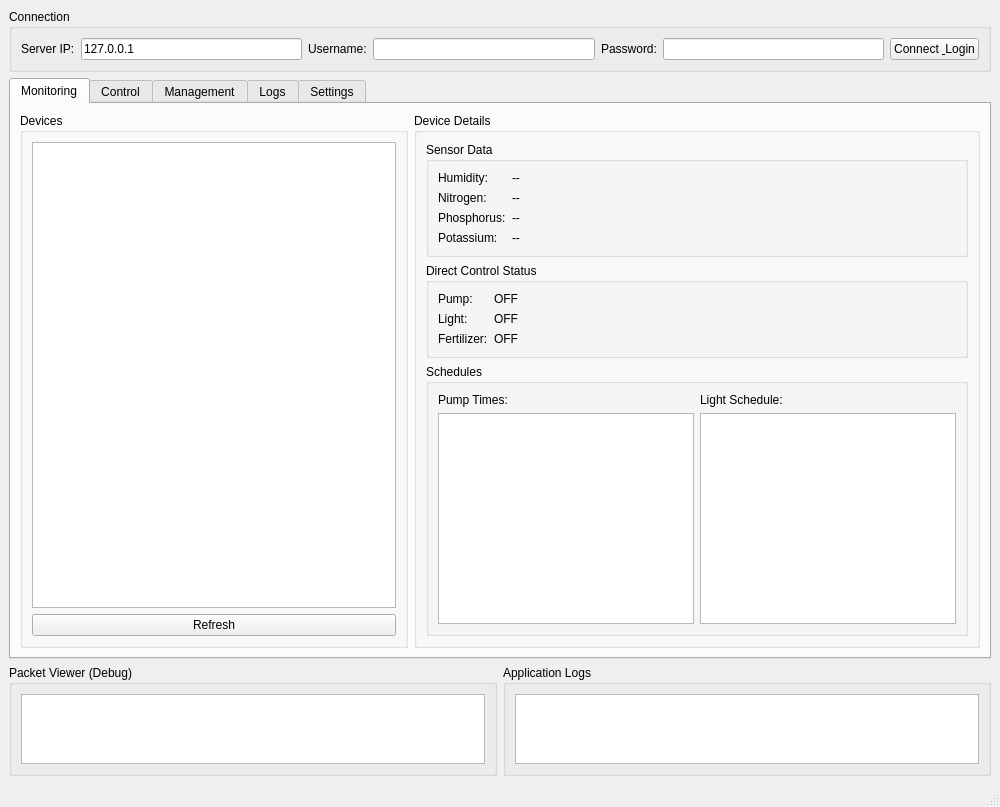
<?xml version="1.0" encoding="UTF-8"?>
<ui version="4.0">
 <class>MainWindow</class>
 <widget class="QMainWindow" name="MainWindow">
  <property name="geometry">
   <rect>
    <x>0</x>
    <y>0</y>
    <width>1000</width>
    <height>800</height>
   </rect>
  </property>
  <property name="windowTitle">
   <string>IoT Garden Client</string>
  </property>
  
  <widget class="QWidget" name="centralwidget">
   <layout class="QVBoxLayout" name="verticalLayout">
    
    <!-- Connection Section -->
    <item>
     <widget class="QGroupBox" name="groupConnection">
      <property name="title">
       <string>Connection</string>
      </property>
      <layout class="QHBoxLayout" name="connectionLayout">
       <item>
        <widget class="QLabel" name="labelServerIP">
         <property name="text">
          <string>Server IP:</string>
         </property>
        </widget>
       </item>
       <item>
        <widget class="QLineEdit" name="editServerIP">
         <property name="text">
          <string>127.0.0.1</string>
         </property>
        </widget>
       </item>
       <item>
        <widget class="QLabel" name="labelUsername">
         <property name="text">
          <string>Username:</string>
         </property>
        </widget>
       </item>
       <item>
        <widget class="QLineEdit" name="editUsername"/>
       </item>
       <item>
        <widget class="QLabel" name="labelPassword">
         <property name="text">
          <string>Password:</string>
         </property>
        </widget>
       </item>
       <item>
        <widget class="QLineEdit" name="editPassword">
         <property name="echoMode">
          <enum>QLineEdit::Password</enum>
         </property>
        </widget>
       </item>
       <item>
        <widget class="QPushButton" name="btnConnectLogin">
         <property name="text">
          <string>Connect &amp; Login</string>
         </property>
        </widget>
       </item>
      </layout>
     </widget>
    </item>
    
    <!-- Main Tabs -->
    <item>
     <widget class="QTabWidget" name="tabWidget">
      <property name="maximumHeight">
       <number>600</number>
      </property>
      
      <!-- Tab 1: Monitoring -->
      <widget class="QWidget" name="tabMonitoring">
       <attribute name="title">
        <string>Monitoring</string>
       </attribute>
       <layout class="QHBoxLayout" name="monitoringLayout">
        
        <!-- Device List -->
        <item>
         <widget class="QGroupBox" name="groupDeviceList">
          <property name="title">
           <string>Devices</string>
          </property>
          <property name="maximumWidth">
           <number>200</number>
          </property>
          <layout class="QVBoxLayout">
           <item>
            <widget class="QListWidget" name="deviceList"/>
           </item>
           <item>
            <widget class="QPushButton" name="btnRefreshDevices">
             <property name="text">
              <string>Refresh</string>
             </property>
            </widget>
           </item>
          </layout>
         </widget>
        </item>
        
        <!-- Device Details -->
        <item>
         <widget class="QGroupBox" name="groupDeviceDetails">
          <property name="title">
           <string>Device Details</string>
          </property>
          <layout class="QVBoxLayout">
           
           <!-- Sensor Data -->
           <item>
            <widget class="QGroupBox" name="groupSensorData">
             <property name="title">
              <string>Sensor Data</string>
             </property>
             <layout class="QFormLayout">
              <item row="0" column="0">
               <widget class="QLabel"><property name="text"><string>Humidity:</string></property></widget>
              </item>
              <item row="0" column="1">
               <widget class="QLabel" name="lblHumidity"><property name="text"><string>--</string></property></widget>
              </item>
              <item row="1" column="0">
               <widget class="QLabel"><property name="text"><string>Nitrogen:</string></property></widget>
              </item>
              <item row="1" column="1">
               <widget class="QLabel" name="lblNLevel"><property name="text"><string>--</string></property></widget>
              </item>
              <item row="2" column="0">
               <widget class="QLabel"><property name="text"><string>Phosphorus:</string></property></widget>
              </item>
              <item row="2" column="1">
               <widget class="QLabel" name="lblPLevel"><property name="text"><string>--</string></property></widget>
              </item>
              <item row="3" column="0">
               <widget class="QLabel"><property name="text"><string>Potassium:</string></property></widget>
              </item>
              <item row="3" column="1">
               <widget class="QLabel" name="lblKLevel"><property name="text"><string>--</string></property></widget>
              </item>
             </layout>
            </widget>
           </item>
           
           <!-- Direct Control Status -->
           <item>
            <widget class="QGroupBox" name="groupDirectStatus">
             <property name="title">
              <string>Direct Control Status</string>
             </property>
             <layout class="QFormLayout">
              <item row="0" column="0">
               <widget class="QLabel"><property name="text"><string>Pump:</string></property></widget>
              </item>
              <item row="0" column="1">
               <widget class="QLabel" name="lblPumpStatus"><property name="text"><string>OFF</string></property></widget>
              </item>
              <item row="1" column="0">
               <widget class="QLabel"><property name="text"><string>Light:</string></property></widget>
              </item>
              <item row="1" column="1">
               <widget class="QLabel" name="lblLightStatus"><property name="text"><string>OFF</string></property></widget>
              </item>
              <item row="2" column="0">
               <widget class="QLabel"><property name="text"><string>Fertilizer:</string></property></widget>
              </item>
              <item row="2" column="1">
               <widget class="QLabel" name="lblFertStatus"><property name="text"><string>OFF</string></property></widget>
              </item>
             </layout>
            </widget>
           </item>
           
           <!-- Schedules -->
           <item>
            <widget class="QGroupBox" name="groupSchedules">
             <property name="title">
              <string>Schedules</string>
             </property>
             <layout class="QHBoxLayout">
              <item>
               <layout class="QVBoxLayout">
                <item>
                 <widget class="QLabel"><property name="text"><string>Pump Times:</string></property></widget>
                </item>
                <item>
                 <widget class="QListWidget" name="lstPumpSchedule"/>
                </item>
               </layout>
              </item>
              <item>
               <layout class="QVBoxLayout">
                <item>
                 <widget class="QLabel"><property name="text"><string>Light Schedule:</string></property></widget>
                </item>
                <item>
                 <widget class="QListWidget" name="lstLightSchedule"/>
                </item>
               </layout>
              </item>
             </layout>
            </widget>
           </item>
           
          </layout>
         </widget>
        </item>
        
       </layout>
      </widget>
      
      <!-- Tab 2: Control -->
      <widget class="QWidget" name="tabControl">
       <attribute name="title">
        <string>Control</string>
       </attribute>
       <layout class="QVBoxLayout">
        
        <!-- Device Selection -->
        <item>
         <layout class="QHBoxLayout">
          <item>
           <widget class="QLabel">
            <property name="text"><string>Device:</string></property>
           </widget>
          </item>
          <item>
           <widget class="QComboBox" name="comboControlDevice"/>
          </item>
         </layout>
        </item>
        
        <!-- Pump Schedule -->
        <item>
         <widget class="QGroupBox" name="groupPumpSchedule">
          <property name="title">
           <string>Pump Schedule</string>
          </property>
          <layout class="QHBoxLayout">
           <item>
            <widget class="QListWidget" name="lstPumpTimes"/>
           </item>
           <item>
            <layout class="QVBoxLayout">
             <item>
              <widget class="QTimeEdit" name="timePump">
               <property name="displayFormat">
                <string>HH:mm</string>
               </property>
              </widget>
             </item>
             <item>
              <widget class="QPushButton" name="btnAddPumpTime">
               <property name="text"><string>Add Time</string></property>
              </widget>
             </item>
             <item>
              <widget class="QPushButton" name="btnRemovePumpTime">
               <property name="text"><string>Remove Time</string></property>
              </widget>
             </item>
             <item>
              <widget class="QPushButton" name="btnApplyPumpSchedule">
               <property name="text"><string>Apply Schedule</string></property>
              </widget>
             </item>
             <item>
              <spacer><property name="orientation"><enum>Qt::Vertical</enum></property></spacer>
             </item>
            </layout>
           </item>
          </layout>
         </widget>
        </item>
        
        <!-- Light Schedule -->
        <item>
         <widget class="QGroupBox" name="groupLightSchedule">
          <property name="title">
           <string>Light Schedule</string>
          </property>
          <layout class="QHBoxLayout">
           <item>
            <widget class="QListWidget" name="lstLightPairs"/>
           </item>
           <item>
            <layout class="QVBoxLayout">
             <item>
              <widget class="QLabel"><property name="text"><string>ON Time:</string></property></widget>
             </item>
             <item>
              <widget class="QTimeEdit" name="timeLightOn">
               <property name="displayFormat"><string>HH:mm</string></property>
              </widget>
             </item>
             <item>
              <widget class="QLabel"><property name="text"><string>OFF Time:</string></property></widget>
             </item>
             <item>
              <widget class="QTimeEdit" name="timeLightOff">
               <property name="displayFormat"><string>HH:mm</string></property>
              </widget>
             </item>
             <item>
              <widget class="QPushButton" name="btnAddLightPair">
               <property name="text"><string>Add Pair</string></property>
              </widget>
             </item>
             <item>
              <widget class="QPushButton" name="btnRemoveLightPair">
               <property name="text"><string>Remove Pair</string></property>
              </widget>
             </item>
             <item>
              <widget class="QPushButton" name="btnApplyLightSchedule">
               <property name="text"><string>Apply Schedule</string></property>
              </widget>
             </item>
             <item>
              <spacer><property name="orientation"><enum>Qt::Vertical</enum></property></spacer>
             </item>
            </layout>
           </item>
          </layout>
         </widget>
        </item>
        
        <!-- Direct Control -->
        <item>
         <widget class="QGroupBox" name="groupDirectControl">
          <property name="title">
           <string>Direct Control</string>
          </property>
          <layout class="QHBoxLayout">
           <item>
            <layout class="QVBoxLayout">
             <item><widget class="QLabel"><property name="text"><string>Pump</string></property></widget></item>
             <item><widget class="QPushButton" name="btnPumpOn"><property name="text"><string>ON</string></property></widget></item>
             <item><widget class="QPushButton" name="btnPumpOff"><property name="text"><string>OFF</string></property></widget></item>
            </layout>
           </item>
           <item>
            <layout class="QVBoxLayout">
             <item><widget class="QLabel"><property name="text"><string>Light</string></property></widget></item>
             <item><widget class="QPushButton" name="btnLightOn"><property name="text"><string>ON</string></property></widget></item>
             <item><widget class="QPushButton" name="btnLightOff"><property name="text"><string>OFF</string></property></widget></item>
            </layout>
           </item>
           <item>
            <layout class="QVBoxLayout">
             <item><widget class="QLabel"><property name="text"><string>Fertilizer</string></property></widget></item>
             <item><widget class="QPushButton" name="btnFertOn"><property name="text"><string>ON</string></property></widget></item>
             <item><widget class="QPushButton" name="btnFertOff"><property name="text"><string>OFF</string></property></widget></item>
            </layout>
           </item>
          </layout>
         </widget>
        </item>
        
       </layout>
      </widget>
      
      <!-- Tab 3: Management -->
      <widget class="QWidget" name="tabManagement">
       <attribute name="title">
        <string>Management</string>
       </attribute>
       <layout class="QHBoxLayout">
        
        <!-- Garden Management -->
        <item>
         <widget class="QGroupBox" name="groupGardenMgmt">
          <property name="title">
           <string>Garden Management</string>
          </property>
          <layout class="QVBoxLayout">
           <item>
            <layout class="QFormLayout">
             <item row="0" column="0">
              <widget class="QLabel"><property name="text"><string>Garden ID:</string></property></widget>
             </item>
             <item row="0" column="1">
              <widget class="QSpinBox" name="spinAddGardenId">
               <property name="minimum"><number>1</number></property>
               <property name="maximum"><number>255</number></property>
              </widget>
             </item>
             <item row="1" column="1">
              <widget class="QPushButton" name="btnAddGarden">
               <property name="text"><string>Add Garden</string></property>
              </widget>
             </item>
            </layout>
           </item>
           <item>
            <widget class="Line"><property name="orientation"><enum>Qt::Horizontal</enum></property></widget>
           </item>
           <item>
            <layout class="QFormLayout">
             <item row="0" column="0">
              <widget class="QLabel"><property name="text"><string>Garden ID:</string></property></widget>
             </item>
             <item row="0" column="1">
              <widget class="QSpinBox" name="spinDeleteGardenId">
               <property name="minimum"><number>1</number></property>
               <property name="maximum"><number>255</number></property>
              </widget>
             </item>
             <item row="1" column="1">
              <widget class="QPushButton" name="btnDeleteGarden">
               <property name="text"><string>Delete Garden</string></property>
              </widget>
             </item>
            </layout>
           </item>
           <item>
            <spacer><property name="orientation"><enum>Qt::Vertical</enum></property></spacer>
           </item>
          </layout>
         </widget>
        </item>
        
        <!-- Device Management -->
        <item>
         <widget class="QGroupBox" name="groupDeviceMgmt">
          <property name="title">
           <string>Device Management</string>
          </property>
          <layout class="QVBoxLayout">
           <item>
            <layout class="QFormLayout">
             <item row="0" column="0">
              <widget class="QLabel"><property name="text"><string>Device ID:</string></property></widget>
             </item>
             <item row="0" column="1">
              <widget class="QSpinBox" name="spinAddDeviceId">
               <property name="minimum"><number>1</number></property>
               <property name="maximum"><number>255</number></property>
              </widget>
             </item>
             <item row="1" column="0">
              <widget class="QLabel"><property name="text"><string>Garden ID:</string></property></widget>
             </item>
             <item row="1" column="1">
              <widget class="QSpinBox" name="spinAddDeviceGardenId">
               <property name="minimum"><number>1</number></property>
               <property name="maximum"><number>255</number></property>
              </widget>
             </item>
             <item row="2" column="0">
              <widget class="QLabel"><property name="text"><string>App ID:</string></property></widget>
             </item>
             <item row="2" column="1">
              <widget class="QLineEdit" name="editAddDeviceAppId"/>
             </item>
             <item row="3" column="1">
              <widget class="QPushButton" name="btnAddDevice">
               <property name="text"><string>Add Device</string></property>
              </widget>
             </item>
            </layout>
           </item>
           <item>
            <widget class="Line"><property name="orientation"><enum>Qt::Horizontal</enum></property></widget>
           </item>
           <item>
            <layout class="QFormLayout">
             <item row="0" column="0">
              <widget class="QLabel"><property name="text"><string>Device ID:</string></property></widget>
             </item>
             <item row="0" column="1">
              <widget class="QSpinBox" name="spinDeleteDeviceId">
               <property name="minimum"><number>1</number></property>
               <property name="maximum"><number>255</number></property>
              </widget>
             </item>
             <item row="1" column="1">
              <widget class="QPushButton" name="btnDeleteDevice">
               <property name="text"><string>Delete Device</string></property>
              </widget>
             </item>
            </layout>
           </item>
           <item>
            <spacer><property name="orientation"><enum>Qt::Vertical</enum></property></spacer>
           </item>
          </layout>
         </widget>
        </item>
        
       </layout>
      </widget>
      
      <!-- Tab 4: Logs -->
      <widget class="QWidget" name="tabLogs">
       <attribute name="title">
        <string>Logs</string>
       </attribute>
       <layout class="QVBoxLayout">
        
        <item>
         <widget class="QGroupBox" name="groupDataLogs">
          <property name="title">
           <string>Data Logs</string>
          </property>
          <layout class="QVBoxLayout">
           <item>
            <widget class="QTableWidget" name="tableDataLogs">
             <property name="columnCount">
              <number>1</number>
             </property>
             <column>
              <property name="text">
               <string>Log Entry</string>
              </property>
             </column>
            </widget>
           </item>
           <item>
            <widget class="QPushButton" name="btnClearDataLogs">
             <property name="text"><string>Clear</string></property>
            </widget>
           </item>
          </layout>
         </widget>
        </item>
        
        <item>
         <widget class="QGroupBox" name="groupAlertLogs">
          <property name="title">
           <string>Alert Logs</string>
          </property>
          <layout class="QVBoxLayout">
           <item>
            <widget class="QTableWidget" name="tableAlertLogs">
             <property name="columnCount">
              <number>1</number>
             </property>
             <column>
              <property name="text">
               <string>Log Entry</string>
              </property>
             </column>
            </widget>
           </item>
           <item>
            <widget class="QPushButton" name="btnClearAlertLogs">
             <property name="text"><string>Clear</string></property>
            </widget>
           </item>
          </layout>
         </widget>
        </item>
        
       </layout>
      </widget>
      
      <!-- Tab 5: Settings -->
      <widget class="QWidget" name="tabSettings">
       <attribute name="title">
        <string>Settings</string>
       </attribute>
       <layout class="QVBoxLayout">
        
        <!-- Device Selection -->
        <item>
         <layout class="QHBoxLayout">
          <item>
           <widget class="QLabel"><property name="text"><string>Device:</string></property></widget>
          </item>
          <item>
           <widget class="QComboBox" name="comboSettingsDevice"/>
          </item>
         </layout>
        </item>
        
        <!-- Set Parameters -->
        <item>
         <widget class="QGroupBox" name="groupSetParameters">
          <property name="title">
           <string>Device Parameters</string>
          </property>
          <layout class="QFormLayout">
           <item row="0" column="0">
            <widget class="QLabel"><property name="text"><string>Humidity Min:</string></property></widget>
           </item>
           <item row="0" column="1">
            <widget class="QSpinBox" name="spinHmin">
             <property name="maximum"><number>100</number></property>
            </widget>
           </item>
           <item row="1" column="0">
            <widget class="QLabel"><property name="text"><string>Humidity Max:</string></property></widget>
           </item>
           <item row="1" column="1">
            <widget class="QSpinBox" name="spinHmax">
             <property name="maximum"><number>100</number></property>
            </widget>
           </item>
           <item row="2" column="0">
            <widget class="QLabel"><property name="text"><string>N Min:</string></property></widget>
           </item>
           <item row="2" column="1">
            <widget class="QSpinBox" name="spinNmin">
             <property name="maximum"><number>255</number></property>
            </widget>
           </item>
           <item row="3" column="0">
            <widget class="QLabel"><property name="text"><string>P Min:</string></property></widget>
           </item>
           <item row="3" column="1">
            <widget class="QSpinBox" name="spinPmin">
             <property name="maximum"><number>255</number></property>
            </widget>
           </item>
           <item row="4" column="0">
            <widget class="QLabel"><property name="text"><string>K Min:</string></property></widget>
           </item>
           <item row="4" column="1">
            <widget class="QSpinBox" name="spinKmin">
             <property name="maximum"><number>255</number></property>
            </widget>
           </item>
           <item row="5" column="0">
            <widget class="QLabel"><property name="text"><string>Fert Concentration:</string></property></widget>
           </item>
           <item row="5" column="1">
            <widget class="QSpinBox" name="spinFertC">
             <property name="maximum"><number>255</number></property>
            </widget>
           </item>
           <item row="6" column="0">
            <widget class="QLabel"><property name="text"><string>Fert Volume:</string></property></widget>
           </item>
           <item row="6" column="1">
            <widget class="QSpinBox" name="spinFertV">
             <property name="maximum"><number>255</number></property>
            </widget>
           </item>
           <item row="7" column="0">
            <widget class="QLabel"><property name="text"><string>Power:</string></property></widget>
           </item>
           <item row="7" column="1">
            <widget class="QSpinBox" name="spinPower">
             <property name="maximum"><number>100</number></property>
            </widget>
           </item>
           <item row="8" column="0">
            <widget class="QLabel"><property name="text"><string>Interval (min):</string></property></widget>
           </item>
           <item row="8" column="1">
            <widget class="QSpinBox" name="spinInterval">
             <property name="maximum"><number>255</number></property>
            </widget>
           </item>
           <item row="9" column="1">
            <widget class="QPushButton" name="btnApplyParameters">
             <property name="text"><string>Apply Parameters</string></property>
            </widget>
           </item>
          </layout>
         </widget>
        </item>
        
        <!-- Change Password -->
        <item>
         <widget class="QGroupBox" name="groupChangePassword">
          <property name="title">
           <string>Change Password</string>
          </property>
          <layout class="QFormLayout">
           <item row="0" column="0">
            <widget class="QLabel"><property name="text"><string>App ID:</string></property></widget>
           </item>
           <item row="0" column="1">
            <widget class="QLineEdit" name="editPasswordAppId"/>
           </item>
           <item row="1" column="0">
            <widget class="QLabel"><property name="text"><string>Old Password:</string></property></widget>
           </item>
           <item row="1" column="1">
            <widget class="QLineEdit" name="editOldPassword">
             <property name="echoMode"><enum>QLineEdit::Password</enum></property>
            </widget>
           </item>
           <item row="2" column="0">
            <widget class="QLabel"><property name="text"><string>New Password:</string></property></widget>
           </item>
           <item row="2" column="1">
            <widget class="QLineEdit" name="editNewPassword">
             <property name="echoMode"><enum>QLineEdit::Password</enum></property>
            </widget>
           </item>
           <item row="3" column="1">
            <widget class="QPushButton" name="btnChangePassword">
             <property name="text"><string>Change Password</string></property>
            </widget>
           </item>
          </layout>
         </widget>
        </item>
        
        <!-- View Device Config -->
        <item>
         <widget class="QPushButton" name="btnViewDeviceConfig">
          <property name="text"><string>View Device Config</string></property>
         </widget>
        </item>
        
       </layout>
      </widget>
      
     </widget>
     
    </item>
    
    <!-- Bottom panels in 2 columns -->
    <item>
     <layout class="QHBoxLayout">
      <!-- Packet Viewer (Left) -->
      <item>
       <widget class="QGroupBox" name="groupPacketViewer">
        <property name="title">
         <string>Packet Viewer (Debug)</string>
        </property>
        <property name="maximumHeight">
         <number>500</number>
        </property>
        <layout class="QVBoxLayout">
         <item>
          <widget class="QTextEdit" name="packetView">
           <property name="readOnly">
            <bool>true</bool>
           </property>
           <property name="font">
            <font>
             <family>Courier New</family>
             <pointsize>9</pointsize>
            </font>
           </property>
          </widget>
         </item>
        </layout>
       </widget>
      </item>
      
      <!-- Log View (Right) -->
      <item>
       <widget class="QGroupBox" name="groupLogView">
        <property name="title">
         <string>Application Logs</string>
        </property>
        <property name="maximumHeight">
         <number>500</number>
        </property>
        <layout class="QVBoxLayout">
         <item>
          <widget class="QTextEdit" name="logView">
           <property name="readOnly">
            <bool>true</bool>
           </property>
          </widget>
         </item>
        </layout>
       </widget>
      </item>
     </layout>
    </item>
    
   </layout>
  </widget>
  
  <widget class="QMenuBar" name="menubar"/>
  <widget class="QStatusBar" name="statusbar"/>
  
 </widget>
 <resources/>
 <connections/>
</ui>
